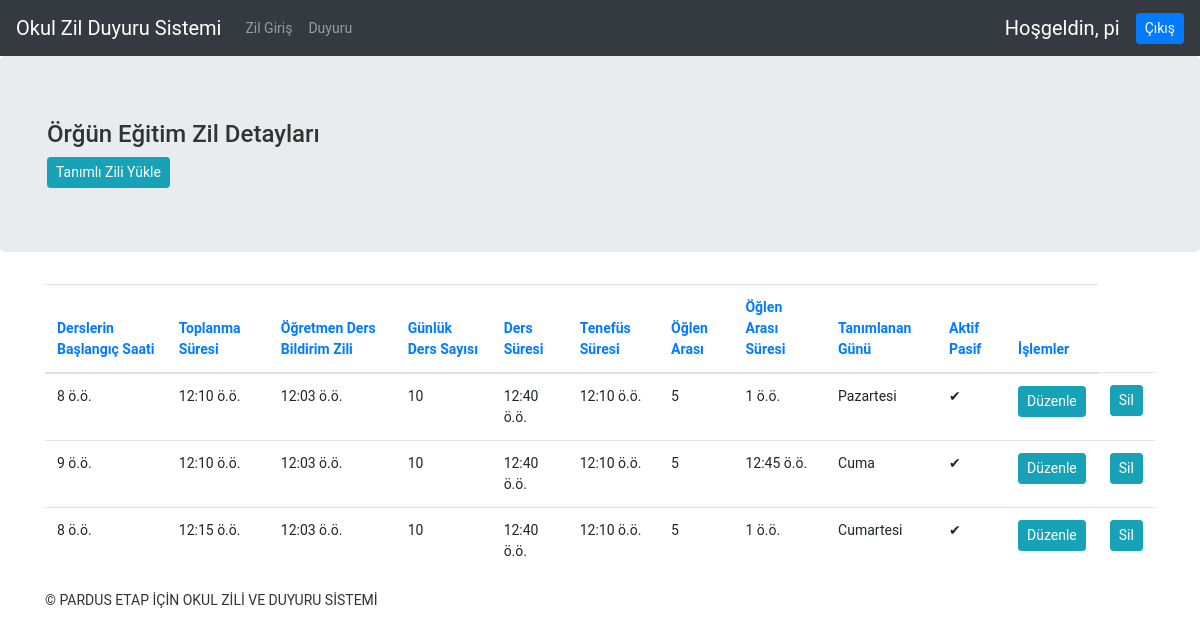
The app's page /home/okul/odata/ (signed in) with its own data.
### uretim/models/defaultzildata.py (models this page shows)
class ZilTanimi(models.Model):
    GUN = [[0, 'Pazartesi'],
           [1, 'Salı'], [2, 'Çarşamba'],
           [3, 'Perşembe'], [4, 'Cuma'],
           [5, 'Cumartesi'],
           [6, 'Pazar'], ]
    dersbaslangicsaati = models.TimeField(verbose_name='Derslerin Başlangıç Saati', default='09:00', auto_now=False)
    toplanmasuresi = models.TimeField(verbose_name='Toplanma Süresi', default='00:10')
    ogretmenzilsuresi = models.TimeField(verbose_name='Öğretmen Ders Bildirim Zili', default='00:03')
    derssayisi = models.SmallIntegerField(verbose_name='Günlük Ders Sayısı', default=10)
    derssuresi = models.TimeField(verbose_name='Ders Süresi', default='00:40')
    tenefussuresi = models.TimeField(verbose_name='Tenefüs Süresi', default='00:10')
    oglenarasiders = models.SmallIntegerField(verbose_name='Öğlen Arası', default=6)
    oglenarasisuresi = models.TimeField(verbose_name='Öğlen Arası Süresi', default='00:45')
    zilgun = models.SmallIntegerField(verbose_name='Tanımlanan Günü', choices=GUN, default=0, unique=True)
    active = models.BooleanField(verbose_name='Aktif Pasif', default=False)
    published_date = models.DateTimeField(verbose_name='Eklenme Tarihi', auto_now_add=True)
    class Meta:
        abstract = True

class NormalOkul(ZilTanimi):
    class Meta:
        db_table = 'zildefault'
        ordering = ['zilgun']

### ozilanons/views/okulzil.py (the view)
# urls.py: path('home/okul/odata/', ZilListView, name='zillistview'),
def ZilListView(request):
    ziltanimi = NormalOkul.objects.all()
    context = {'ziltanimi': ziltanimi}
    return render(request, 'ayarlar/new_ayarlar_detail.html', context)

### templates/ayarlar/new_ayarlar_detail.html (shortened to what this page needs)
{% extends 'layout/base.html' %}
{% block top %}
{% if request.resolver_match.url_name == 'zillistview' %}
    <h4>Örğün Eğitim Zil Detayları</h4>
{% endif %}
 <a class="btn btn-info btn-sm" href="{% url 'index' %}">Tanımlı Zili Yükle</a>
{% endblock%}
{% block content %}
<div class="table-container">
    <table class="table">
                <thead >
                    <tr>
                        <th class="orderable">
                                <a href="?sort=dersbaslangicsaati">Derslerin Başlangıç Saati</a>
                        </th>
                        <th class="orderable">
                                <a href="?sort=toplanmasuresi">Toplanma Süresi</a>
                        </th>
                        <th class="orderable">
                                <a href="?sort=ogretmenzilsuresi">Öğretmen Ders Bildirim Zili</a>
                        </th>
                        <th class="orderable">
                                <a href="?sort=derssayisi">Günlük Ders Sayısı</a>
                        </th>
                        <th class="orderable">
                                <a href="?sort=derssuresi">Ders Süresi</a>
                        </th>
                        <th class="orderable">
                                <a href="?sort=tenefussuresi">Tenefüs Süresi</a>
                        </th>
                        <th class="orderable">
                                <a href="?sort=oglenarasiders">Öğlen Arası</a>
                        </th>
                        <th class="orderable">
                                <a href="?sort=oglenarasisuresi">Öğlen Arası Süresi</a>
                        </th>
                        <th class="asc orderable">
                                <a href="?sort=-zilgun">Tanımlanan Günü</a>
                        </th>
                        <th class="orderable">
                                <a href="?sort=active">Aktif Pasif</a>
                        </th>
                        <th class="orderable">
                                <a href="?sort=active">İşlemler</a>
                        </th>
                    </tr>
                </thead>
                <tbody >
                     {% for  def in ziltanimi %}
                    <tr class="odd">
                            <td >{{def.dersbaslangicsaati}}</td>
                            <td >{{def.toplanmasuresi}}</td>
                            <td >{{def.ogretmenzilsuresi}}</td>
                            <td >{{def.derssayisi}}</td>
                            <td >{{def.derssuresi}}</td>
                            <td >{{def.tenefussuresi}}</td>
                            <td >{{def.oglenarasiders}}</td>
                            <td >{{def.oglenarasisuresi}}</td>
                            <td >{{def.get_zilgun_display}}</td>
                            <td ><span class="{{def.active}}">{% if def.active %}✔{% else %}X{% endif %}</span></td>
                        <td >
                            <a class="btn btn-info btn-sm" href="{% url 'guncelle' def.id %}">Düzenle</a>
                        </td>
                        <td >
                            <a class="btn btn-info btn-sm" href="{% url 'sil' def.id %}">Sil</a>
                        </td>
                    </tr>
                {% endfor %}
                </tbody>
        </table>
</div>
{% endblock %}

### templates/layout/header.html (shortened to what this page needs)
<nav class="navbar navbar-expand-md navbar-dark fixed-top bg-dark ">
  <a class="navbar-brand" href="#">Okul Zil Duyuru Sistemi</a>
  <div class="collapse navbar-collapse " id="navbarsExampleDefault">
    <ul class="navbar-nav mr-auto">
      <li class="nav-item {% if request.resolver_match.url_name == 'zilayarmenu' and user.is_authenticated %}active{% endif %}disabled">
        <a class="nav-link {% if user.is_authenticated %}active{% endif %}disabled" href="{% url 'zilayarmenu' %}">Zil Giriş <span class="sr-only">(current)</span></a>
      </li>
      <li class="nav-item {% if request.resolver_match.url_name == 'anonsduyuru' and user.is_authenticated %}active{% endif %}disabled" >
        <a class="nav-link {% if user.is_authenticated %}active{% endif %}disabled" href="{% url 'anonsduyuru' %}" tabindex="-1" aria-disabled="true">Duyuru<span class="sr-only">(current)</span></a>
      </li>
    </ul>
    {% if user.is_authenticated %}
    <a class="navbar-brand">Hoşgeldin, {{ user.get_full_name|default:user.username }}</a>
    <a type="button" class="btn btn-primary btn-sm" href="{% url 'cikis' %}">Çıkış</a>
    {% else %}
    <p class="navbar-brand">Hoşgeldin,  Lütfen giriş yapın.</p>
    {% endif %}
  </div>
</nav>

### static/css/jumbotron.css (style rules this page uses)
html, body { height: 100%; padding-top: 3.5rem; }
body { margin: 0; padding: 0; font-size: 14px; font-family: "Roboto","Lucida Grande","DejaVu Sans","Bitstream Vera Sans",Verdana,Arial,sans-serif; color: #333; background: #fff; }

### records on screen
NormalOkul: dersbaslangicsaati "8 ö.ö.", toplanmasuresi "12:10 ö.ö.", ogretmenzilsuresi "12:03 ö.ö.", derssayisi "10", derssuresi "12:40 ö.ö.", tenefussuresi "12:10 ö.ö.", oglenarasiders "5", oglenarasisuresi "1 ö.ö.", zilgun "Pazartesi"
NormalOkul: dersbaslangicsaati "9 ö.ö.", toplanmasuresi "12:10 ö.ö.", ogretmenzilsuresi "12:03 ö.ö.", derssayisi "10", derssuresi "12:40 ö.ö.", tenefussuresi "12:10 ö.ö.", oglenarasiders "5", oglenarasisuresi "12:45 ö.ö.", zilgun "Cuma"
NormalOkul: dersbaslangicsaati "8 ö.ö.", toplanmasuresi "12:15 ö.ö.", ogretmenzilsuresi "12:03 ö.ö.", derssayisi "10", derssuresi "12:40 ö.ö.", tenefussuresi "12:10 ö.ö.", oglenarasiders "5", oglenarasisuresi "1 ö.ö.", zilgun "Cumartesi"

### other values on screen
{{ user.get_full_name|default:user.username }} "pi"
